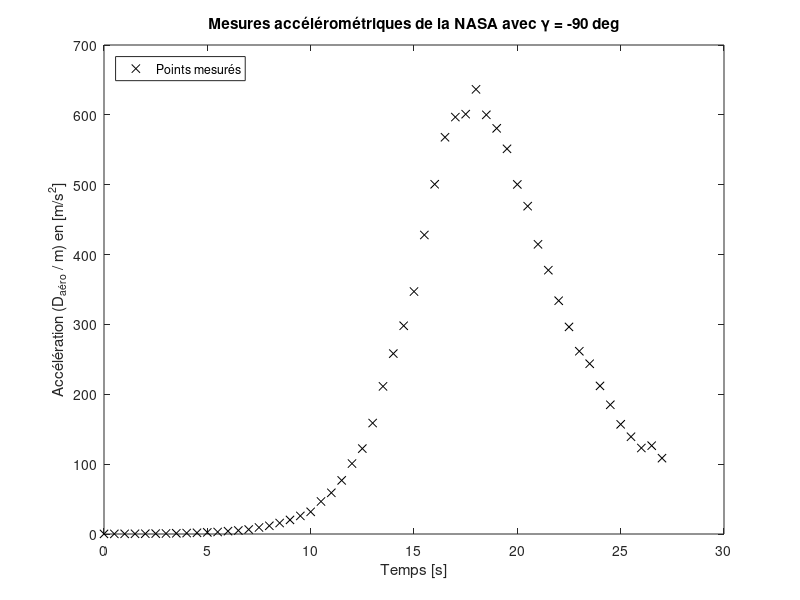
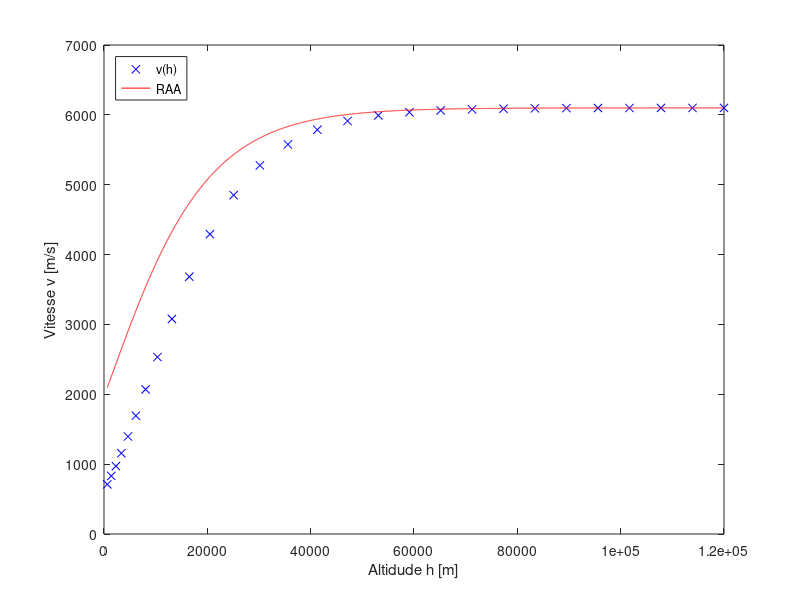

MATLAB code to generate these figures, in order:
clc
clear all
close all

load Accelero_Data_from_NASA

% ======== Paramètres ========  %
% NOTE : Mettre tout les angles en RADIANS dans les équations

m = 50;                 % kg            Masse de la capsule)
J = 1.5;                % kg-m^2        Inertie de la capsule)
R_mars = 3397e3;        % m             Rayon de mars
mu_mars = 42830e9;      % m^3/s^2       Paramètre grav. de Mars
%rho0 = ???             % ???           Densité atmosphérique à h0
%hs = ???               % ???           Facteur d'échelle de la densité
S = 0.8;                % m^2           Surface aéro. de la capsule
d = 0.05;               % m             Dimension aéro. de la capsule
CD0 = 1.2;              %               Coefficient de la trainée
CLa = 0.8;              %               Coefficient de la portance
CMa = -0.07;            %               Coefficient de couple
CMq = -0.05;            %               Coefficient d'amortissement
CMd = 0.1;              %               Coefficient de volet aéro.

% ======== Condition intiales ======== %

v_ini = 6100;           % m/s
gamma_ini = -20.5;      % deg       !!!
h_ini = 120000;         % m
s_ini = 0.0;            % deg       !!!
theta_ini = -80;        % deg       !!!
q_ini = 0.0;            % deg/s     !!!

% ======== Condition finales désirées ======== %

v_fin1 = 250;           % m/s       
v_fin2 = 300;           % m/s
h_fin = 10000;          % m

% ======== Contraintes ======== %

Delta_t_lim = 40;        % s
P_dyn_max = 9500;        % N/m^2
D_aero_max = 2650;       % N (pas dépasser ça plus que 40s)
% │theta_cmd│ < 60 deg


%% Résultat de la NASA

% ======== Condition intiales ======== %

v_ini_nasa = 6100;          % m/s
gamma_ini_nasa = -90;       % deg       
h_ini_nasa = 120000;        % m
s_ini_nasa = 0.0;           % deg       
theta_ini_nasa = -90;       % deg       
q_ini_nasa = 0.0;           % deg/s     


% ======== Bruit de mesure et Paramètre Balistique ======== %
sigma_n = 0.035;            % ??? car sigma_n((a_mes-a_approx)/a_mes) donc mult ???
B = CD0*S/m;                % m^2/kg

%% Identification

figure(1)
plot(t,acc_mes,'kx')
xlabel('Temps [s]')
ylabel('Accélération (D_{aéro} / m) en [m/s^2]')
legend('Points mesurés','Location','NorthWest')
title('Mesures accélérométriques de la NASA avec \gamma = -90 deg')





% Intégrons les données pour obtenir v(h). On cherche donc deux set de
% données qui donne des v et des h pour des temps identiques qu'on met
% ensemble par la suite. a->v par Trapeze et v->h par Simpson. Int

% 1. Trapèze:
v_trap(1) = 0;  %Initialisation du vecteur
dt = t(2)-t(1);
%dt = (t(end) - t(1))/length(t)
for n = 2:length(acc_mes)
    v_trap(n) = dt/2 * (acc_mes(1) + acc_mes(n) + 2*sum(acc_mes(2:n-1)));
end
v_trap = -v_trap + v_ini_nasa; % Pour ajouter la vitesse initiale à t = 0;

figure
plot(t, v_trap)

% Erreur sur trapeze
fpa_v = (acc_mes(2)-acc_mes(1))/dt; 
fpb_v = (acc_mes(end)-acc_mes(end-1))/dt; 
err_v = abs(dt^2/12 * (fpb_v - fpa_v));

% 2. Simpson:
h_simp(1) = 0;  %Initialisation du vecteur
t_simp(1) = t(1);
for n = 3:2:length(v_trap)
    h_simp((n-1)/2+1) = dt/3 * (-v_trap(1) + -v_trap(n) + 4*sum(-v_trap(2:2:n-1)) + 2*sum(-v_trap(3:2:n-1)));
    t_simp((n-1)/2+1) = t(n);
end
h_simp = h_simp + h_ini_nasa; % Pour ajouter la hauteur initiale à t = 0;

% Erreur sur Simpson
fpppa_h = ( -v_trap(4) - -3*v_trap(3) + -3*v_trap(2) - -v_trap(1) )/dt^3; 
fpppb_h = ( -v_trap(end) - -3*v_trap(end-1) + -3*v_trap(end-2) - -v_trap(end-3) )/dt^3;
err_h = abs(dt^4/180 * (fpppb_h - fpppa_h));

% Les paires de données sont donc v_trap(1:2:end) et h_simp pour t_simp (ou
% t(1:2:end)

% 3. Approximation à 2 paramètres:
Pdyn = acc_mes*m/(S*CD0);

Y = log(2*Pdyn(1:2:end)./(v_trap(1:2:end)'.^2));
X = h_simp';

b_m = inv([length(X),sum(X);sum(X),sum(X.^2)])*[sum(Y);sum(Y.*X)];

hs = -1/b_m(2)      % hs = 11100 [m] ou 1.11e4 [km] selon google
rho0 = exp(b_m(1))  % rho0 = 0.020 kg/m^3 selon google

% 4.  Calcul de l'erreur RMS et R2
% RMS
a_approx = (S*CD0)/m * 1/2*rho0*exp(-h_simp/hs).*v_trap(1:2:end).^2;
E = sum((a_approx-acc_mes(1:2:end)').^2);
RMS_a = sqrt(1/length(acc_mes(1:2:end)) * E)   % NOTE : RMS de l'acceleration

% NOTE : R2 TOUJOURS calculée dans le domaine linéaire (Y,X)
Y_calc = log(rho0*exp(-h_simp/hs));
R2 = sum((Y_calc-mean(Y)).^2)/sum((Y-mean(Y)).^2);


% 5. Comparaison avec bruit de l'accelerometre + RMS absolue (a_mes-a_approx)
% et (a_mes-a_approx)/a_mes

% ????????????


%% Validation de la RAA
h_raa = linspace(h_simp(1),h_simp(end),1e4);

rho_raa = 1/2 * rho0 * exp(-h_raa/hs);
rho_raa_ini = 1/2 * rho0 * exp(-h_ini_nasa/hs);
v_raa = v_ini_nasa * exp(1/2 * B * hs * (rho_raa - rho_raa_ini)/sind(gamma_ini_nasa));

figure(2)
plot(h_simp,v_trap(1:2:end),'xb')
hold on
plot(h_raa,v_raa,'r')
hold off
xlabel('Altidude h [m]')
ylabel('Vitesse v [m/s]')
legend('v(h)','RAA','Location','NorthWest')

%% Vérification des limites structurelle de la capsule

% Exprimons la courbe Pdyn avec RAA+gravité et appliquons Newton-Rhapson
% sur celui-ci. Note: Ce Pdyn sera en fonction de h et le delta_t_lim sera
% fait a partir du delta_h trouver par newton-rhapson.


% 0. Calcu de delta_v_aero
% delta_v_aero1 = v_fin1 - sqrt(v_raa.^2 + 2*mu_mars*(1/(h_fin+R_mars) - 1./(h_raa+R_mars)));
% delta_v_aero2 = v_fin2 - sqrt(v_raa.^2 + 2*mu_mars*(1/(h_fin+R_mars) - 1./(h_raa+R_mars)));

delta_v_aero1 = v_fin1 - sqrt(v_ini^2 + 2*mu_mars*(1/(h_fin+R_mars) - 1/(h_ini+R_mars)));
delta_v_aero2 = v_fin2 - sqrt(v_ini^2 + 2*mu_mars*(1/(h_fin+R_mars) - 1/(h_ini+R_mars)));

% 1. Calcul de l'angle gamma_ref pour les deux vitesse terminales

% Rho final utilisé dans les calculs de gamma ref
rho_fin = rho0*exp(-h_fin/hs);

gamma_ref1 = asind(0.5*B*hs*(rho_fin - rho_raa_ini)/(log(1 + delta_v_aero1/v_ini))); 
gamma_ref2 = asind(0.5*B*hs*(rho_fin - rho_raa_ini)/(log(1 + delta_v_aero2/v_ini))); 

% Ça c'est le vecteur avec tous les gamma ref calculés mais je sais pas
% lequel je dois prendre tho (PER PHILIPPE, PRENDRE LE INITIAL)
% gamma_ref1 = asind(0.5*B*hs*(rho_fin - rho_raa)./(log(1 + delta_v_aero1./v_raa)));
% gamma_ref2 = asind(0.5*B*hs*(rho_fin - rho_raa)./(log(1 + delta_v_aero2./v_raa)));

% Je refais le vecteur de v avec la raa
v_raa_ref1 =  v_ini_nasa * exp(1/2 * B * hs * (rho_raa - rho_raa_ini)./sind(gamma_ref1));
v_raa_ref2 =  v_ini_nasa * exp(1/2 * B * hs * (rho_raa - rho_raa_ini)./sind(gamma_ref2));

P_dyn_ref1 = 1/2* rho_raa .* v_raa_ref1.^2;
P_dyn_max1 = max(P_dyn_ref1);

P_dyn_ref2 = 1/2* rho_raa .* v_raa_ref2.^2;
P_dyn_max2 = max(P_dyn_ref2); % ON EST GOOD C'EST EN BAS DE 9500

% 2. Newton-Raphson 
tol = 1e-10; % Donnée dans guide étudiant

% Renommée pour être conséquent dans la nomenclature
h_NR1 = h_ini;

% rho est fonction de h
rho_NR1 = 1/2 * rho0 * exp(-h_NR1/hs);

% v aussi fonction de h (Pour RAA)
v_NR1 = v_ini_nasa * exp(1/2*B*hs*(rho_NR1 - rho_raa_ini)/sind(gamma_ref1));

% donc Pdyn est fonction de h
Pdyn_NR1 = 1/2*rho_NR1*v_NR1^2;

% donc Daero aussi
D_aero_NR1 = Pdyn_NR1*S*CD0;

% On veut les valeurs qui croisent Daero max
F_NR1 = D_aero_NR1 - D_aero_max;

% Parties de la dérivée utilisée plus tard
D_NR1_rho = (-rho0/hs)*exp(-h_NR1/hs);
D_NR1_v2 = ((-rho0*v_ini_nasa^2*exp(-h_NR1/hs))/(sind(gamma_ref1)*hs))* ...
            exp(1/2*B*hs*(rho_NR1 - rho_raa_ini)/sind(gamma_ref1));
        
% Dérivée de Daero par rapport à h 
D_NR1 = S*CD0 * (D_NR1_rho*v_NR1^2) + (rho_NR1*D_NR1_v2);

% Itérations Newton Raphson
count = 0;
while abs(F_NR1) > tol
    h_NR1 = h_NR1 - F_NR1/D_NR1;
    rho_NR1 = 1/2 * rho0 * exp(-h_NR1/hs);
    v_NR1 = v_ini_nasa * exp(1/2*B*hs*(rho_NR1 - rho_raa_ini)/sind(gamma_ref1));
    Pdyn_NR1 = 1/2*rho_NR1*v_NR1^2;
    D_aero_NR1 = Pdyn_NR1*S*CD0;
    F_NR1 = D_aero_NR1 - D_aero_max;
    D_NR1_rho = (-rho0/hs)*exp(-h_NR1/hs);
    D_NR1_v2 = ((-rho0*v_ini_nasa^2*exp(-h_NR1/hs))/(sind(gamma_ref1)*hs))* ...
                exp(1/2*B*hs*(rho_NR1 - rho_raa_ini)/sind(gamma_ref1));
    D_NR1 = S*CD0 * (D_NR1_rho*v_NR1^2) + (rho_NR1*D_NR1_v2);
    count = count + 1;
    if count > 500
        break;
    end
end

% Surement erreur dans dérivée à voir (22h43 samedi)
